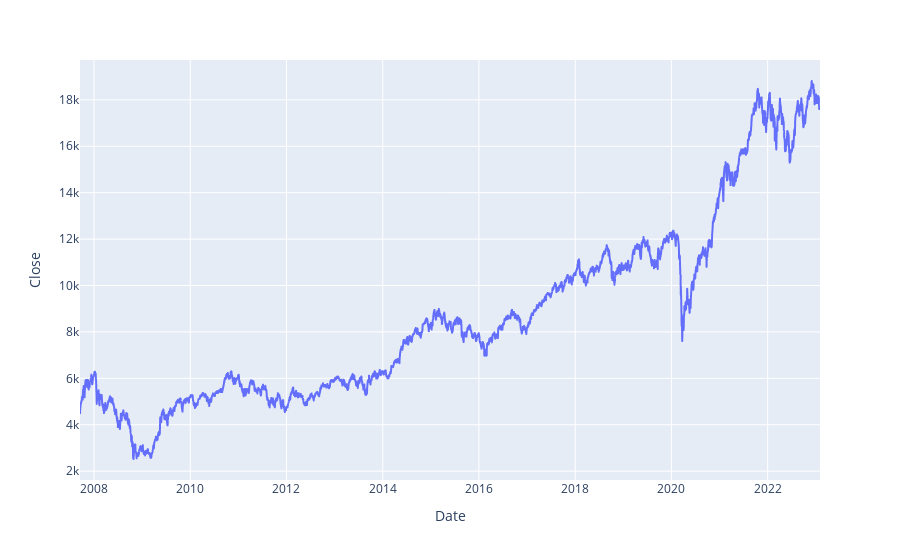

Notebook code cell kept with this figure:
### Code cell
display(data)
display(px.line(data, x='Date', y='Close'))

### Figure 1 — Plotly figure (JSON) as saved in the notebook; plotly's stock layout.template omitted (floating-point values rounded to 4 significant figures; data arrays with more than 128 entries replaced by an {"elided": "..."} marker saying what was removed)
{"data": [{"hovertemplate": "Date=%{x}<br>Close=%{y}<extra></extra>", "legendgroup": "", "line": {"color": "#636efa", "dash": "solid"}, "marker": {"symbol": "circle"}, "mode": "lines", "name": "", "showlegend": false, "type": "scattergl", "x": {"elided": "3770 str values"}, "xaxis": "x", "y": {"elided": "3770 float values"}, "yaxis": "y"}], "layout": {"legend": {"tracegroupgap": 0}, "margin": {"t": 60}, "xaxis": {"anchor": "y", "domain": [0, 1], "title": {"text": "Date"}}, "yaxis": {"anchor": "x", "domain": [0, 1], "title": {"text": "Close"}}}}
